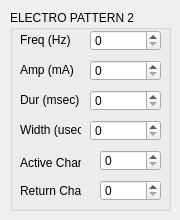
        <widget class="QWidget" name="ElectroChan2Tab">
         <attribute name="title">
          <string>2</string>
         </attribute>
         <widget class="QGroupBox" name="ElectroGroup_2">
          <property name="geometry">
           <rect>
            <x>10</x>
            <y>10</y>
            <width>161</width>
            <height>201</height>
           </rect>
          </property>
          <property name="title">
           <string>ELECTRO PATTERN 2</string>
          </property>
          <widget class="QLabel" name="ElectroReturnChanLabel_2">
           <property name="geometry">
            <rect>
             <x>10</x>
             <y>173</y>
             <width>61</width>
             <height>16</height>
            </rect>
           </property>
           <property name="text">
            <string>Return Chan</string>
           </property>
          </widget>
          <widget class="QLabel" name="ElectroActiveChanLabel_2">
           <property name="geometry">
            <rect>
             <x>10</x>
             <y>142</y>
             <width>61</width>
             <height>21</height>
            </rect>
           </property>
           <property name="text">
            <string>Active Chan</string>
           </property>
          </widget>
          <widget class="QLabel" name="ElectroFreqLabel_2">
           <property name="geometry">
            <rect>
             <x>10</x>
             <y>22</y>
             <width>61</width>
             <height>16</height>
            </rect>
           </property>
           <property name="text">
            <string>Freq (Hz)</string>
           </property>
          </widget>
          <widget class="QLabel" name="ElectroAmpLabel_2">
           <property name="geometry">
            <rect>
             <x>10</x>
             <y>52</y>
             <width>61</width>
             <height>16</height>
            </rect>
           </property>
           <property name="text">
            <string>Amp (mA)</string>
           </property>
          </widget>
          <widget class="QLabel" name="ElectroDurLabel_2">
           <property name="geometry">
            <rect>
             <x>10</x>
             <y>82</y>
             <width>61</width>
             <height>16</height>
            </rect>
           </property>
           <property name="text">
            <string>Dur (msec)</string>
           </property>
          </widget>
          <widget class="QLabel" name="ElectroWidthLabel_2">
           <property name="geometry">
            <rect>
             <x>10</x>
             <y>112</y>
             <width>61</width>
             <height>16</height>
            </rect>
           </property>
           <property name="text">
            <string>Width (usec)</string>
           </property>
          </widget>
          <widget class="QSpinBox" name="ElectroReturnChan_2">
           <property name="geometry">
            <rect>
             <x>90</x>
             <y>170</y>
             <width>61</width>
             <height>21</height>
            </rect>
           </property>
          </widget>
          <widget class="QSpinBox" name="ElectroActiveChan_2">
           <property name="geometry">
            <rect>
             <x>90</x>
             <y>140</y>
             <width>61</width>
             <height>21</height>
            </rect>
           </property>
          </widget>
          <widget class="QSpinBox" name="ElectroFreq_2">
           <property name="geometry">
            <rect>
             <x>80</x>
             <y>20</y>
             <width>71</width>
             <height>21</height>
            </rect>
           </property>
           <property name="maximum">
            <number>999999</number>
           </property>
          </widget>
          <widget class="QSpinBox" name="ElectroAmp_2">
           <property name="geometry">
            <rect>
             <x>80</x>
             <y>50</y>
             <width>71</width>
             <height>21</height>
            </rect>
           </property>
           <property name="maximum">
            <number>999999</number>
           </property>
          </widget>
          <widget class="QSpinBox" name="ElectroWidth_2">
           <property name="geometry">
            <rect>
             <x>80</x>
             <y>110</y>
             <width>71</width>
             <height>21</height>
            </rect>
           </property>
           <property name="maximum">
            <number>999999</number>
           </property>
          </widget>
          <widget class="QSpinBox" name="ElectroDur_2">
           <property name="geometry">
            <rect>
             <x>80</x>
             <y>80</y>
             <width>71</width>
             <height>21</height>
            </rect>
           </property>
           <property name="maximum">
            <number>999999</number>
           </property>
          </widget>
         </widget>
        </widget>
